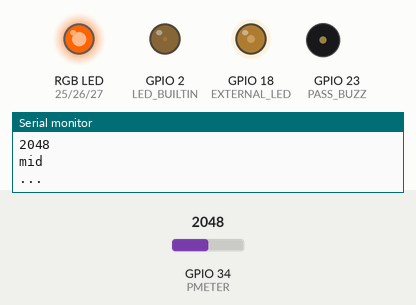
Recording of a program running on a simulated ESP32. Parts: an RGB LED mixed from three pins (HIGH = lit), output pins drawn as LEDs (lit = HIGH), buzzer (waves = sounding), the last lines printed to the serial monitor. The test bench sets the inputs (shaded band); at power-on: GPIO 34 (PMETER) = 2048.

Above: at 1.27 s.
1.3 s: GPIO 34 (PMETER) set to 2691
4.3 s: GPIO 34 (PMETER) set to 2797
At 4.45 s:
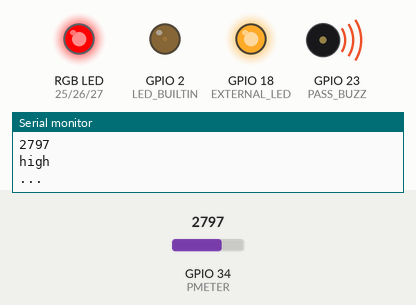
7.3 s: GPIO 34 (PMETER) set to 1228
At 8.17 s:
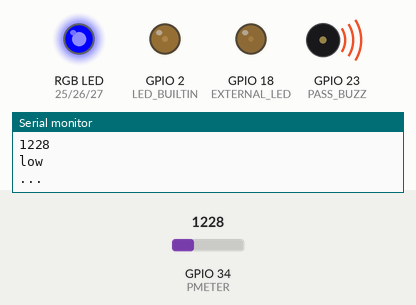
10.3 s: GPIO 34 (PMETER) set to 1320
13.3 s: GPIO 34 (PMETER) set to 1414
At 13.46 s:
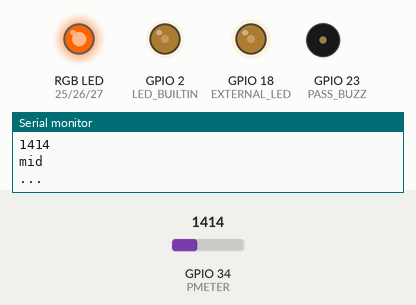
16.3 s: GPIO 34 (PMETER) set to 491
At 16.47 s:
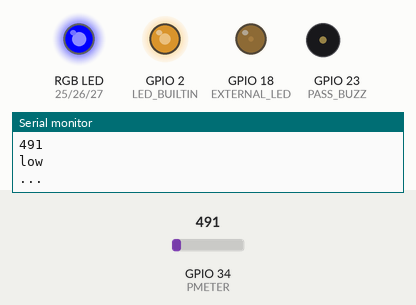
Timing chart, 0 to 20.3 s (numbered marks = the images above; inputs shaded):
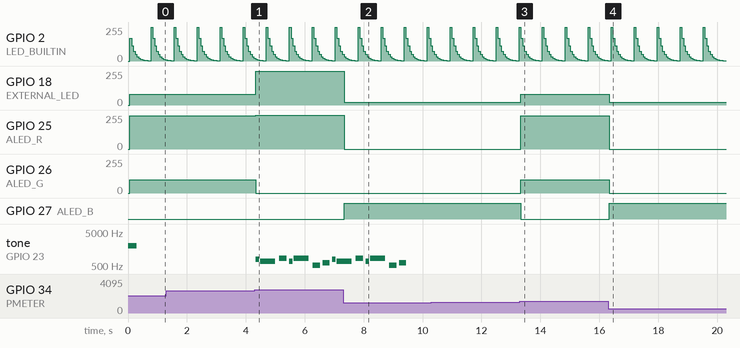

Measured:
- the behaviour switches between 2731 and 2732 on GPIO 34 (PMETER) (found by bisection; images 0 and 1)
- the behaviour switches between 1365 and 1366 on GPIO 34 (PMETER) (found by bisection; images 2 and 3)
- after the input at 4.3 s, GPIO 18 (EXTERNAL_LED): 80/255 → 255/255 at once; GPIO 25 (ALED_R): 250/255 → 255/255 at once
- after the input at 7.3 s, GPIO 18 (EXTERNAL_LED): 255/255 → 20/255 at once; GPIO 25 (ALED_R): 255/255 → 0/255 at once; GPIO 27 (ALED_B): LOW → HIGH at once
- after the input at 13.3 s, GPIO 18 (EXTERNAL_LED): 20/255 → 80/255 at once; GPIO 25 (ALED_R): 0/255 → 250/255 at once; GPIO 26 (ALED_G): 0/255 → 100/255 at once; GPIO 27 (ALED_B): HIGH → LOW at once
- after the input at 16.3 s, GPIO 18 (EXTERNAL_LED): 80/255 → 20/255 at once; GPIO 25 (ALED_R): 250/255 → 0/255 at once; GPIO 26 (ALED_G): 100/255 → 0/255 at once; GPIO 27 (ALED_B): LOW → HIGH at once
- by itself, GPIO 2 (LED_BUILTIN): repeats every 0.78 s: 255/255 0.06 s, 170/255 0.06 s, 113/255 0.06 s, 75/255 0.06 s, 50/255 0.06 s, 33/255 0.06 s, 22/255 0.06 s, 14/255 0.06 s, 9/255 0.06 s, 6/255 0.06 s, 4/255 0.06 s, 2/255 0.06 s, 1/255 0.06 s

The program:

main.cpp
```cpp
#include "esp32-hal-gpio.h"
#include "esp32-hal.h"
#include <Arduino.h>
// #include "pitches.h"


#define LED_BUILTIN 2
#define EXTERNAL_LED 18
#define PMETER 34
#define ALED_R 25
#define ALED_G 26
#define ALED_B 27
#define PASS_BUZZ 23

#define THIRD_POTENTIO_SEG 1366


void setup() {
	pinMode(PMETER, INPUT);
  pinMode(LED_BUILTIN, OUTPUT);
  pinMode(PASS_BUZZ, OUTPUT);
  pinMode(ALED_R, OUTPUT);
  pinMode(ALED_G, OUTPUT);
  pinMode(ALED_B, OUTPUT);
  pinMode(EXTERNAL_LED, OUTPUT);
  Serial.begin(115200);


  tone(PASS_BUZZ, 2000, 300);
}


int led_out_value = 255;

int external_led_out_value = 0;

int milis_for_fade_out = 0;

typedef enum{null, low, mid, high, HOLYSHIT} intenstate;

intenstate ist = null;

intenstate checkIntensity(int pin){
  int val = analogRead(pin);

  switch(val/THIRD_POTENTIO_SEG){
    case 0:
      return low;
      break;
    case 1:
      return mid;
      break;
    case 2:
      return high;
      break;
    default:
      return HOLYSHIT;
      break;
  }

  return null;
}

String intenstateToStr(intenstate i){
  switch(i){
    case low:
      return "low";
      break;
    case mid:
      return "mid";
      break;
    case high:
      return "high";
      break;
    case null:
      return "null";
      break;
    case HOLYSHIT:
      return "HOLYSHIT";
      break;
    default:
      return "null";
      break;
  }

  return "null";
}


void setLedColourToInten(int pinr, int ping, int pinb, intenstate i){

  analogWrite(pinr, 0);
  analogWrite(ping, 0);
  analogWrite(pinb, 0);

  switch(i){
    case low:
      analogWrite(pinb, 255);
      break;
    case mid:
      analogWrite(pinr, 250);
      analogWrite(ping, 100);
      break;
    case high:
      analogWrite(pinr, 255);
      break;
    case null:
      analogWrite(pinr, 100);
      analogWrite(ping, 100);
      analogWrite(pinb, 100);
      break;
    case HOLYSHIT:
      analogWrite(pinr, 256);
      analogWrite(ping, 100);
      analogWrite(pinb, 100);
      break;
    default:
      analogWrite(pinr, 100);
      analogWrite(ping, 100);
      analogWrite(pinb, 100);
      break;
  }
}

// notele si duratele si asa generate cu LLM pe baza unui midi si spectrograma wav, full disclosure, gemini 3.1 pro, melodie originala: "unnamed manea".

#define NOTE_C5  523
#define NOTE_EB5 622 // D#5
#define NOTE_F5  698
#define NOTE_G5  784
#define NOTE_AB5 831 // G#5

const int ceasuMelody[] = {
  // Repeat 1
  NOTE_G5, NOTE_F5, NOTE_AB5, NOTE_F5, NOTE_AB5, NOTE_C5, NOTE_EB5,// NOTE_G5, NOTE_F5,

};

const int ceasuNoteDurations[] = {
  // Repeat 1 (16 = short block, 8 = medium block, 4 = long block)
  16, 4, 8, 16, 4, 8, 8, //16, 4,
};

// Automatically calculate the correct number of notes (40 notes total)
const int ceasuNoteCount = sizeof(ceasuMelody) / sizeof(ceasuMelody[0]);


void playMelody_deprecated(int buzzerPin, const int * melody, const int * noteDurations, const int noteCount, int times) {
  //pinMode(buzzerPin, OUTPUT);
  for (int i = 0; i < noteCount; i++) {
    int noteDuration = 1000 / noteDurations[i] * 2;
    // A frequency of 0 represents a rest.
    if (melody[i] > 0) {
      tone(buzzerPin, melody[i], noteDuration);
    }
    int pauseBetweenNotes = noteDuration * 1.30;
    delay(pauseBetweenNotes);
    noTone(buzzerPin);
  }

  if(times > 0)
    playMelody_deprecated(buzzerPin, melody, noteDurations, noteCount, times-1);
}


bool isSinging = false;
int currNoteIndex = 0;
int repeatsLeft = 0;
unsigned long noteStartMilis = 0;
int currWaitTime = 0;
bool isTonePhase = false;

const int * activeMelody;
const int * activeDurations;
int activeNoteCount = 0;
int activeBuzzerPin = 0;

void triggerMelody(int buzzerPin, const int * melody, const int * noteDurations, const int noteCount, int times){
  if(isSinging) return;

  isSinging = true;
  repeatsLeft = times;
  currNoteIndex = 0;

  activeMelody = melody;
  activeDurations = noteDurations;
  activeNoteCount = noteCount;
  activeBuzzerPin = buzzerPin;

  int baseDuration = (1000 / activeDurations[0]) * 2;
  if(activeMelody[0] > 0){
    tone(activeBuzzerPin, activeMelody[0], baseDuration);
  }

  noteStartMilis = millis();
  currWaitTime = baseDuration;
  isTonePhase = true;
}

void updateMelody(){
  if(!isSinging) return;

  if(millis() - noteStartMilis >= currWaitTime){
    int baseDuration = (1000 / activeDurations[currNoteIndex]) * 2;

    if(isTonePhase){
      noTone(activeBuzzerPin);
      currWaitTime = baseDuration * 0.30;
      isTonePhase = false;
    }else{
      currNoteIndex++;

      if(currNoteIndex >= activeNoteCount){
        currNoteIndex = 0;
        repeatsLeft--;

        if(repeatsLeft <= 0){
          isSinging = false;
          return;
        }
      }

      baseDuration = (1000 / activeDurations[currNoteIndex]) * 2;
      if(activeMelody[currNoteIndex] > 0){
        tone(activeBuzzerPin, activeMelody[currNoteIndex], baseDuration);
      }

      currWaitTime = baseDuration;
      isTonePhase = true;
    }

    noteStartMilis = millis();
  }
}

int intenstateToInt(intenstate i){
  switch(i){
    case low:
      return 20;
    case mid:
      return 80;
    case high:
      return 255;
    default:
      return 0;
  }

  return 0;
}


void loop() {

  updateMelody();


  int curr_milis = millis();
  if (curr_milis - 60 >= milis_for_fade_out){


    intenstate curr = checkIntensity(PMETER);

    Serial.println(intenstateToStr(ist));
    Serial.println(analogRead(PMETER));
    Serial.println(intenstateToStr(curr));
    Serial.println("...");

    //
    setLedColourToInten(ALED_R, ALED_G, ALED_B, curr);


    if(curr != ist){
      //diff logic

      if(curr == high){
        //tone(PASS_BUZZ, 2000, 300);
        Serial.println("SING!");
        //playMelody(PASS_BUZZ, ceasuMelody, ceasuNoteDurations, ceasuNoteCount, 2);
        triggerMelody(PASS_BUZZ, ceasuMelody, ceasuNoteDurations, ceasuNoteCount, 2);
      }

      ist = curr;


      analogWrite(EXTERNAL_LED, intenstateToInt(ist));
      //analogWrite(EXTERNAL_LED, (4096-analogRead(PMETER))/4);

    }


    milis_for_fade_out = curr_milis;
    led_out_value /= 1.5;
    if (led_out_value <= 0 || led_out_value >= 255){
      led_out_value = 255;

    }
    analogWrite(LED_BUILTIN, led_out_value);
  }
}
```
